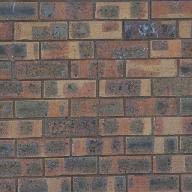
#> input picture samples/bricks_small.jpg, 192 x 192 px
$ jupyter execute --allow-errors Project2.ipynb   (shell and % lines are left out)
#> lines starting #> are read from the running program, lines starting #| are printed output that depends on the picture
# Programming Project #2: Image Quilting

## CS445: Computational Photography - Fall 2019

[cell 1]
import cv2
import numpy as np
import matplotlib.pyplot as plt
import utils
import os
from random import randint
import math
from pprint import pprint

[cell 2]
from utils import cut # default cut function for seam finding section

### Part I: Randomly Sampled Texture (10 pts)

[cell 3]
#https://images-na.ssl-images-amazon.com/images/I/81p-%2Bkp6%2BRL._AC_SL1500_.jpg bricks
#https://images.theconversation.com/files/133922/original/image-20160812-16339-v2g90o.png?ixlib=rb-1.1.0&q=45&auto=format&w=496&fit=clip cool patters
sample_img_dir = 'samples/bricks_small.jpg' # feel free to change
sample_img = None
if os.path.exists(sample_img_dir):
    sample_img = cv2.imread(sample_img_dir)
#> sample_img is the input picture: shape (192, 192, 3); mean B, G, R 94.7, 101, 115.2
    sample_img = cv2.cvtColor(sample_img,cv2.COLOR_BGR2RGB)
    fig, axes = plt.subplots(1, 1)
    axes.imshow(sample_img)

[cell 4]
def sample_image(width,sample_img):
#> called with width = 49
    row = sample_img.shape[0]
#> row = 192
    column = sample_img.shape[1]
#> column = 192
    random_row = randint(0,row - width)
#> random_row = 98
    random_column = randint(0,column - width)
#> random_column = 107
    new = sample_img[random_row:random_row + width,random_column:random_column + width,:]
    return new


fig, axes = plt.subplots(1, 1)
axes.imshow(sample_image(49,sample_img))

[cell 5]
def quilt_random(sample, out_size, patch_size):
    """
    Randomly samples square patches of size patchsize from sample in order to create an output image of size outsize.

    :param sample: numpy.ndarray   The image you read from sample directory
    :param out_size: int            The width of the square output image
    :param patch_size: int          The width of the square sample patch
    :return: numpy.ndarray
    """
#> called with out_size = 1000, patch_size = 69
    size = out_size
    output = np.zeros(shape=(size,size,3))
    new = sample_image(patch_size,sample_img)
    y = 0
    size_patch = new.shape[0]
#> size_patch = 69
    while y < size:
        x = 0
        while x < size:
            if x + size_patch > size and y + size_patch > size:
                new = sample_image(patch_size,sample_img)
                output[y:size,x:size] = new[0:size-y,0:size-x]
                break
            if x + size_patch > size:
                new = sample_image(patch_size,sample_img)
                output[y:size_patch+y,x:size] = new[:,0:size-x]
                break
            if y + size_patch > size:
                new = sample_image(patch_size,sample_img)
                output[y:size,x:size_patch+x] = new[0:size-y,:]
                x += size_patch
            else:
                new = sample_image(patch_size,sample_img)
                output[y:size_patch+y,x:size_patch+x] = new
                x += size_patch
        y += size_patch
#> this loop made 15 passes
#> y on passes 1 to 11: 69, 138, 207, 276, 345, 414, 483, 552, 621, 690, 759
#> pass 1, in sample_image (call 4), `new = sample_img[random_row:random_row + width,random_column:random_co..`:
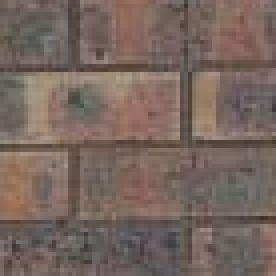
#> new: shape (69, 69, 3) (shown 4 times larger); mean R, G, B 119.3, 101.9, 94.1
#> pass 1, in sample_image (call 5), `new = sample_img[random_row:random_row + width,random_column:random_co..`:
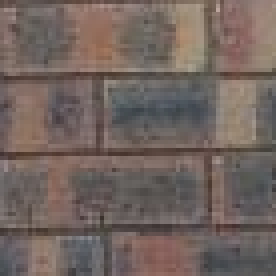
#> new: shape (69, 69, 3) (shown 4 times larger); mean R, G, B 113.9, 100.2, 95
#> pass 1, in sample_image (call 6), `new = sample_img[random_row:random_row + width,random_column:random_co..`:
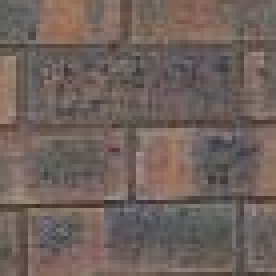
#> new: shape (69, 69, 3) (shown 4 times larger); mean R, G, B 111.4, 97.5, 92.5
#> after the loop:
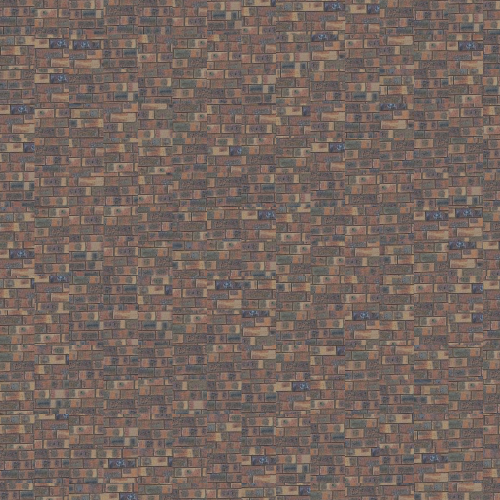
#> output: shape (1000, 1000, 3) float64 (shown at 1/2 size); mean R, G, B 117, 101.6, 94.7
    output = output.astype('uint8')
    return output

[cell 6]
out_size = 1000 # feel free to change to debug
patch_size = 69 # feel free to change to debug
res = quilt_random(sample_img, out_size, patch_size)
fig, axes = plt.subplots(1, 1)
fig.set_size_inches(10, 10)
axes.imshow(res)
plt.savefig('bricks_small_random.png')

### Part II: Overlapping Patches (30 pts)

[cell 7]
def ssd_patch_left(overlap,left_patch,patch_size):
    M = np.zeros(shape=(patch_size,patch_size,3))
    M[:,:overlap,:] = 1
    T = np.zeros(shape=(patch_size,patch_size,3))
    T[:,:overlap,:] = left_patch[:, patch_size-overlap:patch_size,:] #template overlap real values
    T/255.0
    I = sample_img/255.0
    ssd = ((M*T)**2).sum() - 2 * cv2.filter2D(I, ddepth=-1, kernel = M*T) + cv2.filter2D(I ** 2, ddepth=-1, kernel=M)
    return ssd

[cell 8]
def ssd_patch_up(overlap,up_patch,patch_size):
    M = np.zeros(shape=(patch_size,patch_size,3))
    M[:overlap,:,:] = 1
    T = np.zeros(shape=(patch_size,patch_size,3))
    test = up_patch[patch_size-overlap:patch_size, :,:]
    test_2 = T[:overlap,:,:]
    T[:overlap,:,:] = up_patch[patch_size-overlap:patch_size, :,:] #template overlap real values
    T/255.0
    I = sample_img/255.0
    ssd = ((M*T)**2).sum() - 2 * cv2.filter2D(I, ddepth=-1, kernel = M*T) + cv2.filter2D(I ** 2, ddepth=-1, kernel=M)
    return ssd

[cell 9]
def ssd_patch_both(overlap,up_patch,left_patch,patch_size):
    size_x = up_patch.shape[1]
    size_y = left_patch.shape[0] + overlap
    M = np.zeros(shape=(size_y,size_x,3))
    M[:overlap,:overlap,:] = 1
    T = np.zeros(shape=(size_y,size_x,3))
    T[:overlap,:,:] = up_patch #template overlap real values
    T[overlap:,:overlap,:] = left_patch
    T/255.0
    I = sample_img/255.0
    ssd = ((M*T)**2).sum() - 2 * cv2.filter2D(I, ddepth=-1, kernel = M*T) + cv2.filter2D(I ** 2, ddepth=-1, kernel=M)
    return ssd

[cell 10]
def choose_sample(k,ssd,overlap,patch_size,input_image):
    input_image_size = input_image.shape[0]
    #print(input_image_size)
    row = []
    col = []
    z = []
    ssd_test = ssd[:,:,0]
    while len(row) < k:
        row_1, col_1 = np.where(ssd_test == np.amin(ssd_test))
        if (patch_size-1)/2<row_1[0] < input_image_size-((patch_size-1)/2) and (patch_size-1)/2<col_1[0] < input_image_size-((patch_size-1)/2):
            row.append(row_1[0])
            col.append(col_1[0])
        ssd_test[row_1,col_1] = 10000000000000
    #print (row, col, z)
    rand_int = randint(0,k-1)
    return input_image[row[rand_int]-int(((patch_size-1)/2)):(row[rand_int]-int((patch_size-1)/2))+patch_size,col[rand_int]-int((patch_size-1)/2):(col[rand_int]-int((patch_size-1)/2))+patch_size,:]

[cell 11]
def quilt_simple(sample, out_size, patch_size, overlap, k):
    """
    Randomly samples square patches of size patchsize from sample in order to create an output image of size outsize.
    Feel free to add function parameters
    :param sample: numpy.ndarray
    :param out_size: int
    :param patch_size: int
    :param overlap: int
    :param k: int how many random samples to choose from smallest ssd values.
    :return: numpy.ndarray
    """
#> called with out_size = 300, patch_size = 39, overlap = 10, k = 50
    output = np.zeros(shape=(out_size,out_size,3))
    y = 0
    t = 0
    print(t)
    while y < out_size:
        x = 0
        while x < out_size:
            if y == 0 and x == 0: #1
                random_sample = sample_image(patch_size,sample)
                output[:patch_size,:patch_size,:] = random_sample
                x += patch_size
                #print(y,x)
            elif y ==0 and x + patch_size <= out_size: #2
                left_patch = output[y:patch_size,x-patch_size:x,:]
                ssd = ssd_patch_left(overlap,left_patch,patch_size)
                out = choose_sample(k,ssd,overlap,patch_size,sample)
                output[y:patch_size,x:x+patch_size,:] = out
                x += patch_size
                #print(y,x)
            elif y ==0 and x + patch_size > out_size: #3
                left_patch = output[y:patch_size,x-patch_size:x,:]
                ssd = ssd_patch_left(overlap,left_patch,patch_size)
                out = choose_sample(k,ssd,overlap,patch_size,sample)
                output[y:patch_size,x:out_size,:] = out[:,:out_size-x,:]
                y += patch_size
                x = out_size + 1
                #print(y,x)
            elif y + patch_size <= out_size and x == 0:#4
                up_patch = output[y-patch_size:y,x:x+patch_size,:]
                ssd = ssd_patch_up(overlap,up_patch,patch_size)
                out = choose_sample(k,ssd,overlap,patch_size,sample)
                output[y:y+patch_size,x:x+patch_size,:] = out
                x += patch_size
                #print(y,x)
            elif y + patch_size <= out_size and x + patch_size <= out_size: #5
                up_patch = output[y-overlap:y,x-overlap:x+patch_size,:]
                left_patch = output[y:y+patch_size,x-overlap:x,:]
                ssd = ssd_patch_both(overlap,up_patch,left_patch,patch_size)
                out = choose_sample(k,ssd,overlap,patch_size,sample)
                output[y:y+patch_size,x:x+patch_size,:] = out
                x += patch_size
                #print(y,x)
            elif y + patch_size <= out_size and x + patch_size > out_size: #6
                up_patch = output[y-overlap:y,x-overlap:out_size,:]
                left_patch = output[y:y+patch_size,x-overlap:x,:]
                ssd = ssd_patch_both(overlap,up_patch,left_patch,patch_size)
                out = choose_sample(k,ssd,overlap,patch_size,sample)
                output[y:y+patch_size,x:out_size,:] = out[:,:out_size-x,:]
                x = out_size + 1
                y += patch_size
                #print(y,x)
            elif y + patch_size > out_size and x == 0: #7
                up_patch = output[y-patch_size:y,x:x+patch_size,:]
                ssd = ssd_patch_up(overlap,up_patch,patch_size)
                out = choose_sample(k,ssd,overlap,patch_size,sample)
                output[y:out_size,x:x+patch_size,:] = out[:out_size-y,:,:]
                x += patch_size
                #print(y,x)
            elif y + patch_size > out_size and x + patch_size <= out_size:
                up_patch = output[y-overlap:y,x-overlap:x+patch_size,:]
                left_patch = output[y:out_size,x-overlap:x,:]
                ssd = ssd_patch_both(overlap,up_patch,left_patch,patch_size)
                out = choose_sample(k,ssd,overlap,patch_size,sample)
                output[y:out_size,x:x+patch_size,:] = out[:out_size-y,:,:]
                x += patch_size
            else:
                up_patch = output[y-overlap:y,x-overlap:out_size,:]
                left_patch = output[y:out_size,x-overlap:x,:]
                ssd = ssd_patch_both(overlap,up_patch,left_patch,patch_size)
                out = choose_sample(k,ssd,overlap,patch_size,sample)
                output[y:out_size,x:out_size,:] = out[:out_size-y,:out_size-x,:]
                return output
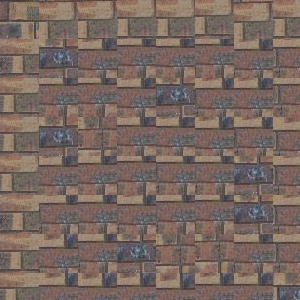
#> output: shape (300, 300, 3) float64; mean R, G, B 120.9, 103.9, 96.5
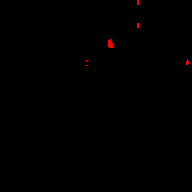
#> ssd: shape (192, 192, 3) float64; mean R, G, B 1.98e+10, 5005560.1, 5007108.3; drawn with min black and max white

[cell 12]
output = quilt_simple(sample_img, 300, 39, 10, 50)
output = output.astype('uint8')
fig, axes = plt.subplots(1, 1)
fig.set_size_inches(10, 10)
axes.imshow(output)
#plt.savefig('text_small_overlapping_patches.png')

### Part III: Seam Finding (20 pts)

[cell 13]
def ssd_patch_left(overlap,left_patch,patch_size):
    M = np.zeros(shape=(patch_size,patch_size,3))
    M[:,:overlap,:] = 1
    T = np.zeros(shape=(patch_size,patch_size,3))
    T[:,:overlap,:] = left_patch[:, patch_size-overlap:patch_size,:] #template overlap real values
    T/255.0
    I = sample_img/255.0
    ssd = ((M*T)**2).sum() - 2 * cv2.filter2D(I, ddepth=-1, kernel = M*T) + cv2.filter2D(I ** 2, ddepth=-1, kernel=M)
    return ssd

[cell 14]
# [11 lines left out: function ssd_patch_up, not called in this run]

[cell 15]
# [12 lines left out: function ssd_patch_both, not called in this run]

[cell 16]
def overlap_patch_left(A,B,overlap,patch_size):
    #A is the left patch
    #B is the new patch
    row_size = A.shape[0]
    col_size = A.shape[1]
    s = (A[:,:,:]-B[:,:,:])**2
    s = s[:,:,0] + s[:,:,1] + s[:,:,2]
    s =  s.transpose()
    mask = cut(s)
    mask = mask.transpose()
    output_in = np.zeros(shape=(row_size,overlap,3))
    row = 0
    col = 0
    for x in mask:
        col = 0
        for y in x:
            if y == 0:
                output_in[row,col,:] = A[row,col,:]
            else:
                output_in[row,col,:] = B[row,col,:]
            #print(row,col)
            col += 1
        row += 1
    return output_in

[cell 17]
# [22 lines left out: function overlap_patch_up, not called in this run]

[cell 18]
def choose_sample(k,ssd,overlap,patch_size,input_image):
    input_image_size = input_image.shape[0]
    #print(input_image_size)
    row = []
    col = []
    z = []
    ssd_test = ssd[:,:,0] + ssd[:,:,1] + ssd[:,:,2]
    while len(row) < k:
        row_1, col_1 = np.where(ssd_test == np.amin(ssd_test))
        if (patch_size-1)/2<row_1[0] < input_image_size-((patch_size-1)/2) and (patch_size-1)/2<col_1[0] < input_image_size-((patch_size-1)/2):
            row.append(row_1[0])
            col.append(col_1[0])
        ssd_test[row_1,col_1] = 10000000000000
    #print (row, col, z)
    rand_int = randint(0,k-1)
    return input_image[row[rand_int]-int(((patch_size-1)/2)):(row[rand_int]-int((patch_size-1)/2))+patch_size,col[rand_int]-int((patch_size-1)/2):(col[rand_int]-int((patch_size-1)/2))+patch_size,:]

[cell 19]
def quilt_cut(sample, out_size, patch_size, overlap, k):
    """
    Samples square patches of size patchsize from sample using seam finding in order to create an output image of size outsize.
    Feel free to add function parameters
    :param sample: numpy.ndarray
    :param out_size: int
    :param patch_size: int
    :param overlap: int
    :param tol: float
    :return: numpy.ndarray
    """
#> called with out_size = 1000, patch_size = 69, overlap = 10, k = 400
    output = np.zeros(shape=(out_size,out_size,3))
    t = 0
    y = 0 #the current row value
    while y < out_size:
        x = 0 #current column value
        while x < out_size:
            if y == 0 and x == 0: #1
                random_sample = sample_image(patch_size,sample)
                output[:patch_size,:patch_size,:] = random_sample
                x += patch_size
                print(y,x)
            elif y ==0 and x + patch_size - overlap <= out_size: #2
                left_patch = output[y:patch_size,x-patch_size:x,:]
                ssd = ssd_patch_left(overlap,left_patch,patch_size)
                out = choose_sample(k,ssd,overlap,patch_size,sample)

                #left
                A = left_patch[:,patch_size-overlap:,:]
                B = out[:,:overlap,:]
                left = overlap_patch_left(A,B,overlap,patch_size)
                output[y:patch_size,x-overlap:x,:] = left

                #left over
                output[y:patch_size,x:x+patch_size-overlap,:] = out[:,overlap:,:]
                x = x + patch_size - overlap
                print(y,x)
            elif y ==0 and x + patch_size > out_size: #3
                left_patch = output[y:patch_size,x-patch_size:x,:]
                ssd = ssd_patch_left(overlap,left_patch,patch_size)
                out = choose_sample(k,ssd,overlap,patch_size,sample)
                #left
                A = left_patch[:,patch_size-overlap:,:]
                B = out[:,:overlap,:]
                left = overlap_patch_left(A,B,overlap,patch_size)
                output[y:patch_size,x-overlap:x,:] = left

                #left over
                output[y:patch_size,x:out_size,:] = out[:,overlap:out_size-x+overlap,:]
                x = out_size + 1
                y = y + patch_size
                print(y,x)
            elif y + patch_size <= out_size and x == 0:#4
                up_patch = output[y-patch_size:y,x:x+patch_size,:]
                ssd = ssd_patch_up(overlap,up_patch,patch_size)
                out = choose_sample(k,ssd,overlap,patch_size,sample)

                #up
                A = up_patch[patch_size-overlap:,:,:]
                B = out[:overlap,:,:]
                up = overlap_patch_up(A,B,overlap,patch_size)
                output[y-overlap:y,x:patch_size,:] = up

                #left over
                output[y:y+patch_size-overlap,x:patch_size,:] = out[overlap:,:,:]
                x = x + patch_size
                print(y,x)
            elif y + patch_size <= out_size and x + patch_size <= out_size: #5
                up_patch = output[y-overlap:y,x-overlap:x+patch_size-overlap,:]
                left_patch = output[y:y+patch_size-overlap,x-overlap:x,:]

                ssd = ssd_patch_both(overlap,up_patch,left_patch,patch_size)
                out = choose_sample(k,ssd,overlap,patch_size,sample)


                #up
                A = up_patch
                B = out[:overlap,:,:]
                up = overlap_patch_up(A,B,overlap,patch_size)
                output[y-overlap:y,x-overlap:x+patch_size-overlap,:] = up

                #left
                A = left_patch
                B = out[overlap:,:overlap,:]


                left = overlap_patch_left(A,B,overlap,patch_size)
                output[y:y+patch_size-overlap,x-overlap:x,:] = left

                #leftover
                output[y:y+patch_size-overlap,x:x+patch_size-overlap,:] = out[overlap:,overlap:,:]
                x = x + patch_size - overlap
                print(y,x)

            elif y + patch_size <= out_size and x + patch_size > out_size: #6
                up_patch = output[y-overlap:y,x-overlap:out_size,:]
                left_patch = output[y:y+patch_size-overlap,x-overlap:x,:]

                ssd = ssd_patch_both(overlap,up_patch,left_patch,patch_size)
                out = choose_sample(k,ssd,overlap,patch_size,sample)

                #UP
                A = up_patch
                B = out[:overlap,:out_size-x+overlap]
                up = overlap_patch_up(A,B,overlap,patch_size)
                output[y-overlap:y,x-overlap:out_size,:] = up

                #left
                A = left_patch
                B = out[overlap:,:overlap,:]


                left = overlap_patch_left(A,B,overlap,patch_size)
                output[y:y+patch_size-overlap,x-overlap:x,:] = left

                #leftover
                output[y:y+patch_size-overlap,x:out_size,:] = out[overlap:,overlap:out_size-x+overlap,:]
                x = out_size + 1
                y = y + patch_size - overlap

                print(y,x)
            elif y + patch_size > out_size and x == 0: #7
                up_patch = output[y-patch_size:y,x:x+patch_size,:]
                ssd = ssd_patch_up(overlap,up_patch,patch_size)
                out = choose_sample(k,ssd,overlap,patch_size,sample)

                #UP
                A = up_patch[patch_size-overlap:,:,:]
                B = out[:overlap,:,:]
                up = overlap_patch_up(A,B,overlap,patch_size)
                output[y-overlap:y,x:patch_size,:] = up

                #left over
                output[y:out_size,x:x+patch_size,:] = out[overlap:out_size-y+overlap,:,:]
                x = x + patch_size
                print(y,x)

            elif y + patch_size > out_size and x + patch_size <= out_size: #8
                up_patch = output[y-overlap:y,x-overlap:x+patch_size-overlap,:]
                left_patch = output[y:out_size,x-overlap:x,:]
                ssd = ssd_patch_both(overlap,up_patch,left_patch,patch_size)
                out = choose_sample(k,ssd,overlap,patch_size,sample)

                #up
                A = up_patch
                B = out[:overlap,:,:]
                up = overlap_patch_up(A,B,overlap,patch_size)
                output[y-overlap:y,x-overlap:x+patch_size-overlap,:] = up

                #left
                A = left_patch
                B = out[overlap:out_size - y + overlap,:overlap,:]
                left = overlap_patch_left(A,B,overlap,patch_size)
                output[y:y+patch_size-overlap,x-overlap:x,:] = left

                #leftover
                output[y:out_size,x:x+patch_size-overlap,:] = out[overlap:out_size-y+overlap,overlap:,:]
                x = x + patch_size - overlap
                print(y,x)

            else:
                up_patch = output[y-overlap:y,x-overlap:out_size,:]
                left_patch = output[y:out_size,x-overlap:x,:]
                ssd = ssd_patch_both(overlap,up_patch,left_patch,patch_size)
                out = choose_sample(k,ssd,overlap,patch_size,sample)

                #up
                A = up_patch
                B = out[:overlap,:out_size-x+overlap]
                up = overlap_patch_up(A,B,overlap,patch_size)
                output[y-overlap:y,x-overlap:out_size,:] = up

                #left
                A = left_patch
                B = out[overlap:out_size - y + overlap,:overlap,:]
                left = overlap_patch_left(A,B,overlap,patch_size)
                output[y:y+patch_size-overlap,x-overlap:x,:] = left

                #leftover
                output[y:out_size,x:out_size,:] = out[overlap:out_size-y+overlap,overlap:out_size-x+overlap,:]
                return output
#> this loop made 1 pass
#> pass 1, in sample_image (call 229), `new = sample_img[random_row:random_row + width,random_column:random_co..`:
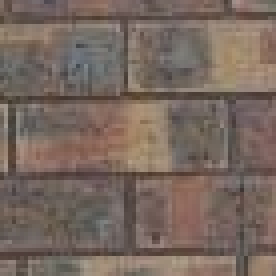
#> new: shape (69, 69, 3) (shown 4 times larger); mean R, G, B 120, 104.1, 95.3
#> pass 1, in ssd_patch_left, `ssd = ((M*T)**2).sum() - 2 * cv2.filter2D(I, ddepth=-1, kernel = M*T) ..`:
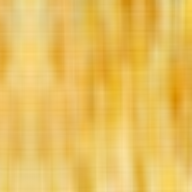
#> ssd: shape (192, 192, 3) float64; mean of channels 0, 1, 2 26076036.1, 26095832.8, 26103958.4; drawn with min black and max white
#> pass 1, in choose_sample, `ssd_test = ssd[:,:,0] + ssd[:,:,1] + ssd[:,:,2]`:
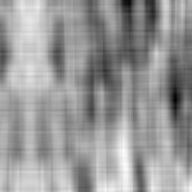
#> ssd_test: shape (192, 192) float64; min 78241832.1, max 78298581.6, mean 78275827.3; drawn with min black and max white
#> after the loop:
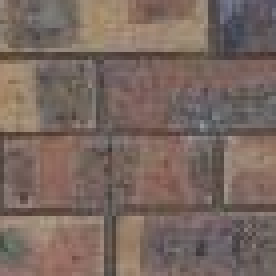
#> out: shape (69, 69, 3) (shown 4 times larger); mean R, G, B 121.1, 103.7, 96

$ run again, with samples/bricks.jpg copied over samples/bricks_small.jpg
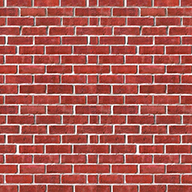
#> input picture samples/bricks.jpg, 192 x 192 px
#> sample_img is the input picture: shape (192, 192, 3); mean B, G, R 83.9, 90.7, 170.6
#> new: shape (69, 69, 3)
#> the loop in quilt_random, `while y < size:` made 15 passes
#> y on passes 1 to 8: 69, 138, 207, 276, 345, 414, 483, 552
#> pass 1, in sample_image (call 6), `new = sample_img[random_row:random_row + width,random_column:random_co..`:
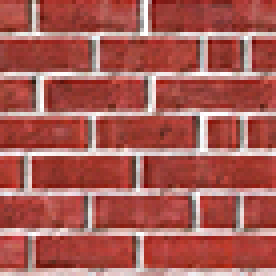
#> new: shape (69, 69, 3) (shown 4 times larger); mean R, G, B 169.3, 91.3, 84.5
#> after the loop in quilt_cut, `while y < out_size:`:
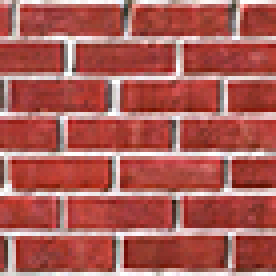
#> out: shape (69, 69, 3) (shown 4 times larger); mean R, G, B 172.7, 92.8, 86.4
